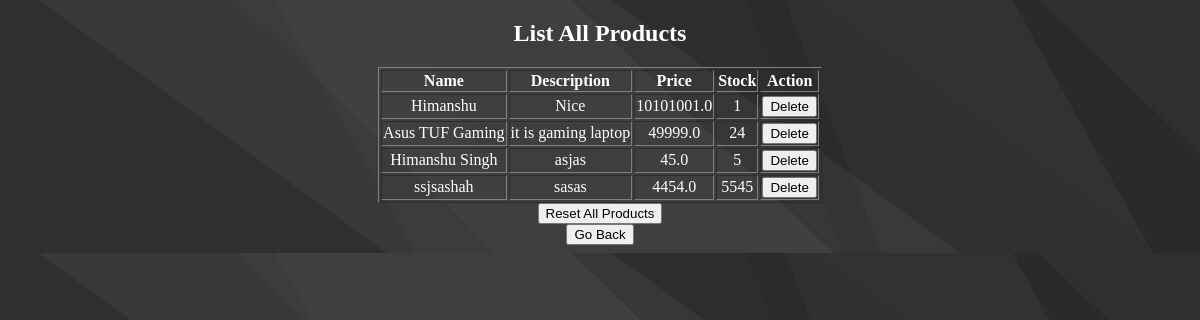
The app's page /list_products with its own data.
### tables this page shows
CREATE TABLE products (id INTEGER PRIMARY KEY AUTOINCREMENT, name TEXT, description TEXT, price REAL, stock INTEGER);

### app.py (the view)
@app.route('/list_products')
def list_products():
    db = get_db()
    c = db.cursor()
    c.execute("SELECT * FROM products")
    products = c.fetchall()
    return render_template('list_products.html', products=products)

### app.py (called while the page is built)
def get_db():
    db = getattr(g, '_database', None)
    if db is None:
        db = g._database = sqlite3.connect(DATABASE)
    return db

@app.teardown_appcontext
def close_connection(exception):
    db = getattr(g, '_database', None)
    if db is not None:
        db.close()

### templates/list_products.html (shortened to what this page needs)
<!DOCTYPE html>
<html>
<head>
</head>
<body>
    <h2 style="color:white">List All Products</h2>
    <div style="margin: 0 auto; width: fit-content;">
        <table border="1" style="text-align: center;">
            <tr style="color: white;">
                <th>Name</th>
                <th>Description</th>
                <th>Price</th>
                <th>Stock</th>
                <th>Action</th>
            </tr>
            {% for product in products %}
            <tr style="color: white;">
                <td>{{ product[1] }}</td>
                <td>{{ product[2] }}</td>
                <td>{{ product[3] }}</td>
                <td>{{ product[4] }}</td>
                <td>
                    <form action="{{ url_for('delete_product') }}" method="post">
                        <button type="submit">Delete</button>
                    </form>
                </td>
            </tr>
            {% endfor %}
        </table>
    </div>
    <form action="/reset_products" method="post" style="text-align: center;">
        <input type="submit" value="Reset All Products">
    </form>
    <div style="display: flex; justify-content: center;">
        <button onclick="goBack()">Go Back</button>
    </div>
    </body>
</html>

### templates/list_products.html (style rules this page uses)
h2 { text-align: center; }
body { background-image: linear-gradient(216deg, rgba(77, 77, 77,0.05) 0%, rgba(77, 77, 77,0.05) 25%,rgba(42, 42, 42,0.05) 25%, rgba(42, 42, 42,0.05) 38%,rgba(223, 223, 223,0.05) 38%, rgba(223, 223, 223,0.05) 75%,rgba(36, 36, 36,0.05) 75%, rgba(36, 36, 36,0.05) 100%),linear-gradient(44deg, rgba(128, 128, 128,0.05) 0%, rgba(128, 128, 128,0.05) 34%,rgba(212, 212, 212,0.05) 34%, rgba(212, 212, 212,0.05) 57%,rgba(25, 25, 25,0.05) 57%, rgba(25, 25, 25,0.05) 89%,rgba(135, 135, 135,0.05) 89%, rgba(135, 135, 135,0.05) 100%),linear-gradient(241deg, rgba(55, 55, 55,0.05) 0%, rgba(55, 55, 55,0.05) 14%,rgba(209, 209, 209,0.05) 14%, rgba(209, 209, 209,0.05) 60%,rgba(245, 245, 245,0.05) 60%, rgba(245, 245, 245,0.05) 69%,rgba(164, 164, 164,0.05) 69%, rgba(164, 164, 164,0.05) 100%),linear-gradient(249deg, rgba(248, 248, 248,0.05) 0%, rgba(248, 248, 248,0.05) 32%,rgba(148, 148, 148,0.05) 32%, rgba(148, 148, 148,0.05) 35%,rgba(202, 202, 202,0.05) 35%, rgba(202, 202, 202,0.05) 51%,rgba(181, 181, 181,0.05) 51%, rgba(181, 181, 181,0.05) 100%),linear-gradient(92deg, hsl(214,0%,11%),hsl(214,0%,11%)); }

### records on screen
products: name "Himanshu", description "Nice", price "10101001.0", stock "1"
products: name "Asus TUF Gaming", description "it is gaming laptop", price "49999.0", stock "24"
products: name "Himanshu Singh", description "asjas", price "45.0", stock "5"
products: name "ssjsashah", description "sasas", price "4454.0", stock "5545"
